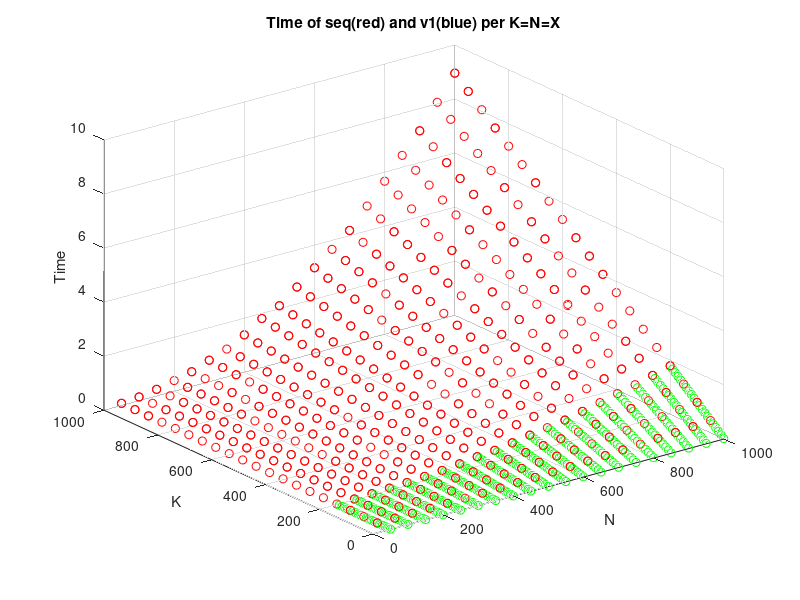

The MATLAB source for this figure:
clear;
N = [ 100  0.015  0.170000; % N K V1 Seq
 150  0.039  0.579000; 
 200  0.082  1.397000; 
 250  0.137  2.856000; 
 300  0.240  5.032000; 
 350  0.361  7.585000; 
 400  0.553  11.574000; 
 450  0.824  15.906000; 
 500  1.054  21.904000; 
 550  1.449  49.290000; 
 600  1.906  42.218000; 
 650  2.386  49.025000; 
 700  2.936  60.845000; 
 750  3.691  86.975000; 
 800  4.530  105.952000; 
 850  5.476  110.227000; 
 900  6.462  133.745000; 
 950  7.658  217.019000; 
 1000  8.985  228.907000; 
]

V1=[50 50  0.004 %N K Time
50 100  0.009 
50 150  0.012 
50 200  0.017 
50 250  0.021 
50 300  0.025 
50 350  0.029 
50 400  0.033 
50 450  0.038 
50 500  0.042 
50 550  0.046 
50 600  0.050 
50 650  0.054 
50 700  0.058 
50 750  0.062 
50 800  0.066 
50 850  0.069 
50 900  0.072 
50 950  0.076 
50 1000  0.080 
100 50  0.007 
100 100  0.014 
100 150  0.021 
100 200  0.028 
100 250  0.035 
100 300  0.042 
100 350  0.049 
100 400  0.056 
100 450  0.063 
100 500  0.070 
100 550  0.077 
100 600  0.084 
100 650  0.091 
100 700  0.098 
100 750  0.105 
100 800  0.112 
100 850  0.119 
100 900  0.126 
100 950  0.134 
100 1000  0.140 
150 50  0.012 
150 100  0.025 
150 150  0.037 
150 200  0.049 
150 250  0.062 
150 300  0.074 
150 350  0.086 
150 400  0.098 
150 450  0.110 
150 500  0.123 
150 550  0.135 
150 600  0.147 
150 650  0.160 
150 700  0.172 
150 750  0.184 
150 800  0.197 
150 850  0.209 
150 900  0.221 
150 950  0.234 
150 1000  0.246 
200 50  0.020 
200 100  0.040 
200 150  0.059 
200 200  0.079 
200 250  0.098 
200 300  0.118 
200 350  0.138 
200 400  0.158 
200 450  0.178 
200 500  0.197 
200 550  0.217 
200 600  0.236 
200 650  0.256 
200 700  0.275 
200 750  0.295 
200 800  0.314 
200 850  0.334 
200 900  0.354 
200 950  0.373 
200 1000  0.394 
250 50  0.028 
250 100  0.055 
250 150  0.082 
250 200  0.109 
250 250  0.136 
250 300  0.164 
250 350  0.191 
250 400  0.218 
250 450  0.245 
250 500  0.272 
250 550  0.299 
250 600  0.327 
250 650  0.354 
250 700  0.381 
250 750  0.409 
250 800  0.436 
250 850  0.463 
250 900  0.491 
250 950  0.519 
250 1000  0.545 
300 50  0.041 
300 100  0.080 
300 150  0.120 
300 200  0.160 
300 250  0.200 
300 300  0.240 
300 350  0.281 
300 400  0.323 
300 450  0.359 
300 500  0.399 
300 550  0.438 
300 600  0.478 
300 650  0.518 
300 700  0.557 
300 750  0.597 
300 800  0.637 
300 850  0.678 
300 900  0.717 
300 950  0.757 
300 1000  0.796 
350 50  0.052 
350 100  0.103 
350 150  0.155 
350 200  0.206 
350 250  0.258 
350 300  0.309 
350 350  0.361 
350 400  0.413 
350 450  0.464 
350 500  0.516 
350 550  0.568 
350 600  0.618 
350 650  0.670 
350 700  0.721 
350 750  0.772 
350 800  0.824 
350 850  0.876 
350 900  0.927 
350 950  0.979 
350 1000  1.032 
400 50  0.070 
400 100  0.139 
400 150  0.208 
400 200  0.277 
400 250  0.346 
400 300  0.415 
400 350  0.484 
400 400  0.553 
400 450  0.622 
400 500  0.691 
400 550  0.760 
400 600  0.829 
400 650  0.898 
400 700  0.967 
400 750  1.036 
400 800  1.105 
400 850  1.174 
400 900  1.243 
400 950  1.312 
400 1000  1.381 
450 50  0.092 
450 100  0.182 
450 150  0.273 
450 200  0.364 
450 250  0.454 
450 300  0.544 
450 350  0.635 
450 400  0.726 
450 450  0.816 
450 500  0.907 
450 550  0.998 
450 600  1.088 
450 650  1.179 
450 700  1.269 
450 750  1.360 
450 800  1.450 
450 850  1.541 
450 900  1.631 
450 950  1.722 
450 1000  1.813 
500 50  0.106 
500 100  0.212 
500 150  0.317 
500 200  0.423 
500 250  0.528 
500 300  0.633 
500 350  0.739 
500 400  0.844 
500 450  0.949 
500 500  1.055 
500 550  1.160 
500 600  1.266 
500 650  1.371 
500 700  1.476 
500 750  1.582 
500 800  1.687 
500 850  1.792 
500 900  1.898 
500 950  2.003 
500 1000  2.108 
550 50  0.133 
550 100  0.264 
550 150  0.395 
550 200  0.526 
550 250  0.658 
550 300  0.788 
550 350  0.919 
550 400  1.051 
550 450  1.185 
550 500  1.314 
550 550  1.444 
550 600  1.575 
550 650  1.707 
550 700  1.838 
550 750  1.970 
550 800  2.100 
550 850  2.232 
550 900  2.363 
550 950  2.494 
550 1000  2.625 
600 50  0.159 
600 100  0.317 
600 150  0.475 
600 200  0.633 
600 250  0.792 
600 300  0.950 
600 350  1.108 
600 400  1.267 
600 450  1.423 
600 500  1.582 
600 550  1.739 
600 600  1.898 
600 650  2.055 
600 700  2.214 
600 750  2.372 
600 800  2.529 
600 850  2.687 
600 900  2.846 
600 950  3.004 
600 1000  3.162 
650 50  0.185 
650 100  0.368 
650 150  0.551 
650 200  0.735 
650 250  0.918 
650 300  1.101 
650 350  1.284 
650 400  1.467 
650 450  1.650 
650 500  1.834 
650 550  2.017 
650 600  2.200 
650 650  2.384 
650 700  2.567 
650 750  2.750 
650 800  2.935 
650 850  3.117 
650 900  3.300 
650 950  3.483 
650 1000  3.668 
700 50  0.211 
700 100  0.421 
700 150  0.631 
700 200  0.839 
700 250  1.050 
700 300  1.259 
700 350  1.469 
700 400  1.696 
700 450  1.894 
700 500  2.097 
700 550  2.306 
700 600  2.515 
700 650  2.726 
700 700  2.934 
700 750  3.144 
700 800  3.353 
700 850  3.562 
700 900  3.772 
700 950  3.982 
700 1000  4.192 
750 50  0.248 
750 100  0.494 
750 150  0.740 
750 200  0.985 
750 250  1.233 
750 300  1.477 
750 350  1.723 
750 400  1.969 
750 450  2.214 
750 500  2.460 
750 550  2.705 
750 600  2.951 
750 650  3.200 
750 700  3.444 
750 750  3.688 
750 800  3.935 
750 850  4.181 
750 900  4.426 
750 950  4.673 
750 1000  4.920 
800 50  0.286 
800 100  0.569 
800 150  0.851 
800 200  1.135 
800 250  1.418 
800 300  1.700 
800 350  1.983 
800 400  2.266 
800 450  2.550 
800 500  2.833 
800 550  3.116 
800 600  3.398 
800 650  3.682 
800 700  3.964 
800 750  4.246 
800 800  4.531 
800 850  4.819 
800 900  5.097 
800 950  5.381 
800 1000  5.663 
850 50  0.325 
850 100  0.647 
850 150  0.969 
850 200  1.291 
850 250  1.613 
850 300  1.936 
850 350  2.256 
850 400  2.579 
850 450  2.900 
850 500  3.223 
850 550  3.545 
850 600  3.867 
850 650  4.190 
850 700  4.513 
850 750  4.833 
850 800  5.155 
850 850  5.478 
850 900  5.802 
850 950  6.121 
850 1000  6.444 
900 50  0.362 
900 100  0.721 
900 150  1.083 
900 200  1.446 
900 250  1.796 
900 300  2.155 
900 350  2.539 
900 400  2.879 
900 450  3.273 
900 500  3.591 
900 550  3.947 
900 600  4.305 
900 650  4.663 
900 700  5.022 
900 750  5.381 
900 800  5.739 
900 850  6.098 
900 900  6.455 
900 950  6.816 
900 1000  7.174 
950 50  0.406 
950 100  0.809 
950 150  1.211 
950 200  1.614 
950 250  2.017 
950 300  2.419 
950 350  2.822 
950 400  3.224 
950 450  3.627 
950 500  4.030 
950 550  4.432 
950 600  4.833 
950 650  5.237 
950 700  5.641 
950 750  6.042 
950 800  6.446 
950 850  6.849 
950 900  7.252 
950 950  7.653 
950 1000  8.056 
1000 50  0.452 
1000 100  0.899 
1000 150  1.347 
1000 200  1.794 
1000 250  2.243 
1000 300  2.690 
1000 350  3.138 
1000 400  3.586 
1000 450  4.033 
1000 500  4.480 
1000 550  4.929 
1000 600  5.377 
1000 650  5.825 
1000 700  6.274 
1000 750  6.720 
1000 800  7.173 
1000 850  7.615 
1000 900  8.063 
1000 950  8.511 
1000 1000  8.958 
50 50  0.004 
50 100  0.008 
50 150  0.012 
50 200  0.016 
50 250  0.020 
50 300  0.024 
50 350  0.028 
50 400  0.032 
50 450  0.036 
50 500  0.040 
50 550  0.044 
50 600  0.048 
50 650  0.052 
50 700  0.056 
50 750  0.059 
50 800  0.064 
50 850  0.068 
50 900  0.072 
50 950  0.076 
50 1000  0.080 
100 50  0.007 
100 100  0.014 
100 150  0.021 
100 200  0.028 
100 250  0.035 
100 300  0.042 
100 350  0.049 
100 400  0.056 
100 450  0.065 
100 500  0.071 
100 550  0.077 
100 600  0.084 
100 650  0.091 
100 700  0.098 
100 750  0.105 
100 800  0.112 
100 850  0.119 
100 900  0.127 
100 950  0.133 
100 1000  0.140 
150 50  0.012 
150 100  0.025 
150 150  0.037 
150 200  0.049 
150 250  0.062 
150 300  0.074 
150 350  0.086 
150 400  0.099 
150 450  0.112 
150 500  0.123 
150 550  0.135 
150 600  0.147 
150 650  0.160 
150 700  0.172 
150 750  0.184 
150 800  0.197 
150 850  0.209 
150 900  0.222 
150 950  0.233 
150 1000  0.246 
200 50  0.020 
200 100  0.040 
200 150  0.059 
200 200  0.079 
200 250  0.099 
200 300  0.118 
200 350  0.138 
200 400  0.158 
200 450  0.177 
200 500  0.196 
200 550  0.216 
200 600  0.235 
200 650  0.255 
200 700  0.274 
200 750  0.295 
200 800  0.314 
200 850  0.335 
200 900  0.354 
200 950  0.373 
200 1000  0.393 
250 50  0.028 
250 100  0.055 
250 150  0.082 
250 200  0.109 
250 250  0.137 
250 300  0.164 
250 350  0.192 
250 400  0.218 
250 450  0.246 
250 500  0.272 
250 550  0.300 
250 600  0.327 
250 650  0.354 
250 700  0.381 
250 750  0.409 
250 800  0.435 
250 850  0.463 
250 900  0.490 
250 950  0.518 
250 1000  0.546 
300 50  0.040 
300 100  0.080 
300 150  0.120 
300 200  0.160 
300 250  0.200 
300 300  0.240 
300 350  0.279 
300 400  0.320 
300 450  0.359 
300 500  0.399 
300 550  0.439 
300 600  0.479 
300 650  0.521 
300 700  0.558 
300 750  0.598 
300 800  0.638 
300 850  0.677 
300 900  0.718 
300 950  0.757 
300 1000  0.797 
350 50  0.052 
350 100  0.104 
350 150  0.155 
350 200  0.206 
350 250  0.258 
350 300  0.310 
350 350  0.361 
350 400  0.413 
350 450  0.464 
350 500  0.516 
350 550  0.567 
350 600  0.618 
350 650  0.670 
350 700  0.722 
350 750  0.773 
350 800  0.826 
350 850  0.877 
350 900  0.928 
350 950  0.979 
350 1000  1.031 
400 50  0.070 
400 100  0.139 
400 150  0.208 
400 200  0.277 
400 250  0.346 
400 300  0.416 
400 350  0.485 
400 400  0.553 
400 450  0.623 
400 500  0.691 
400 550  0.760 
400 600  0.829 
400 650  0.899 
400 700  0.967 
400 750  1.037 
400 800  1.105 
400 850  1.174 
400 900  1.243 
400 950  1.312 
400 1000  1.382 
450 50  0.092 
450 100  0.182 
450 150  0.273 
450 200  0.364 
450 250  0.455 
450 300  0.545 
450 350  0.635 
450 400  0.726 
450 450  0.816 
450 500  0.907 
450 550  0.998 
450 600  1.088 
450 650  1.179 
450 700  1.269 
450 750  1.360 
450 800  1.451 
450 850  1.541 
450 900  1.632 
450 950  1.723 
450 1000  1.813 
500 50  0.107 
500 100  0.212 
500 150  0.318 
500 200  0.423 
500 250  0.528 
500 300  0.633 
500 350  0.739 
500 400  0.844 
500 450  0.950 
500 500  1.055 
500 550  1.160 
500 600  1.266 
500 650  1.371 
500 700  1.477 
500 750  1.582 
500 800  1.687 
500 850  1.792 
500 900  1.898 
500 950  2.004 
500 1000  2.109 
550 50  0.133 
550 100  0.264 
550 150  0.396 
550 200  0.526 
550 250  0.660 
550 300  0.789 
550 350  0.921 
550 400  1.051 
550 450  1.183 
550 500  1.313 
550 550  1.444 
550 600  1.576 
550 650  1.707 
550 700  1.838 
550 750  1.971 
550 800  2.101 
550 850  2.232 
550 900  2.363 
550 950  2.494 
550 1000  2.626 
600 50  0.159 
600 100  0.318 
600 150  0.476 
600 200  0.634 
600 250  0.792 
600 300  0.950 
600 350  1.107 
600 400  1.265 
600 450  1.424 
600 500  1.581 
600 550  1.740 
600 600  1.898 
600 650  2.056 
600 700  2.214 
600 750  2.371 
600 800  2.530 
600 850  2.688 
600 900  2.846 
600 950  3.005 
600 1000  3.162 
650 50  0.185 
650 100  0.368 
650 150  0.551 
650 200  0.734 
650 250  0.918 
650 300  1.101 
650 350  1.284 
650 400  1.468 
650 450  1.651 
650 500  1.834 
650 550  2.017 
650 600  2.200 
650 650  2.384 
650 700  2.567 
650 750  2.750 
650 800  2.933 
650 850  3.117 
650 900  3.300 
650 950  3.483 
650 1000  3.666 
700 50  0.211 
700 100  0.420 
700 150  0.630 
700 200  0.840 
700 250  1.050 
700 300  1.258 
700 350  1.469 
700 400  1.677 
700 450  1.887 
700 500  2.097 
700 550  2.306 
700 600  2.516 
700 650  2.725 
700 700  2.935 
700 750  3.144 
700 800  3.353 
700 850  3.563 
700 900  3.772 
700 950  3.981 
700 1000  4.193 
750 50  0.248 
750 100  0.494 
750 150  0.740 
750 200  0.985 
750 250  1.231 
750 300  1.477 
750 350  1.723 
750 400  1.983 
750 450  2.215 
750 500  2.461 
750 550  2.706 
750 600  2.952 
750 650  3.197 
750 700  3.444 
750 750  3.689 
750 800  3.935 
750 850  4.181 
750 900  4.427 
750 950  4.672 
750 1000  4.919 
800 50  0.285 
800 100  0.568 
800 150  0.851 
800 200  1.134 
800 250  1.417 
800 300  1.700 
800 350  1.983 
800 400  2.267 
800 450  2.549 
800 500  2.833 
800 550  3.115 
800 600  3.398 
800 650  3.681 
800 700  3.964 
800 750  4.247 
800 800  4.530 
800 850  4.813 
800 900  5.095 
800 950  5.379 
800 1000  5.662 
850 50  0.325 
850 100  0.646 
850 150  0.969 
850 200  1.290 
850 250  1.613 
850 300  1.935 
850 350  2.256 
850 400  2.578 
850 450  2.900 
850 500  3.222 
850 550  3.544 
850 600  3.866 
850 650  4.188 
850 700  4.511 
850 750  4.833 
850 800  5.154 
850 850  5.475 
850 900  5.798 
850 950  6.120 
850 1000  6.442 
900 50  0.362 
900 100  0.720 
900 150  1.079 
900 200  1.437 
900 250  1.796 
900 300  2.154 
900 350  2.513 
900 400  2.872 
900 450  3.229 
900 500  3.594 
900 550  3.947 
900 600  4.306 
900 650  4.663 
900 700  5.022 
900 750  5.383 
900 800  5.740 
900 850  6.098 
900 900  6.456 
900 950  6.815 
900 1000  7.179 
950 50  0.406 
950 100  0.808 
950 150  1.211 
950 200  1.614 
950 250  2.018 
950 300  2.419 
950 350  2.821 
950 400  3.223 
950 450  3.627 
950 500  4.029 
950 550  4.431 
950 600  4.834 
950 650  5.238 
950 700  5.640 
950 750  6.042 
950 800  6.445 
950 850  6.847 
950 900  7.248 
950 950  7.652 
950 1000  8.055 
1000 50  0.451 
1000 100  0.899 
1000 150  1.346 
1000 200  1.794 
1000 250  2.242 
1000 300  2.689 
1000 350  3.137 
1000 400  3.585 
1000 450  4.033 
1000 500  4.481 
1000 550  4.929 
1000 600  5.376 
1000 650  5.823 
1000 700  6.274 
1000 750  6.719 
1000 800  7.167 
1000 850  7.615 
1000 900  8.062 
1000 950  8.511 
1000 1000  8.959 
]
V2=[50 1 0.000 
50 11 0.001 
50 21 0.002 
50 31 0.003 
50 41 0.003 
50 51 0.004 
50 61 0.005 
50 71 0.006 
50 81 0.007 
50 91 0.008 
50 101 0.008 
50 111 0.009 
50 121 0.010 
50 131 0.011 
50 141 0.012 
50 151 0.013 
50 161 0.013 
50 171 0.014 
50 181 0.015 
50 191 0.016 
100 1 0.000 
100 11 0.002 
100 21 0.003 
100 31 0.005 
100 41 0.006 
100 51 0.008 
100 61 0.009 
100 71 0.011 
100 81 0.012 
100 91 0.013 
100 101 0.015 
100 111 0.016 
100 121 0.018 
100 131 0.019 
100 141 0.021 
100 151 0.022 
100 161 0.024 
100 171 0.026 
100 181 0.027 
100 191 0.028 
150 1 0.000 
150 11 0.003 
150 21 0.006 
150 31 0.008 
150 41 0.011 
150 51 0.013 
150 61 0.016 
150 71 0.018 
150 81 0.021 
150 91 0.024 
150 101 0.026 
150 111 0.029 
150 121 0.031 
150 131 0.034 
150 141 0.037 
150 151 0.039 
150 161 0.042 
150 171 0.045 
150 181 0.047 
150 191 0.049 
200 1 0.001 
200 11 0.005 
200 21 0.009 
200 31 0.013 
200 41 0.017 
200 51 0.021 
200 61 0.025 
200 71 0.029 
200 81 0.034 
200 91 0.038 
200 101 0.042 
200 111 0.046 
200 121 0.050 
200 131 0.054 
200 141 0.058 
200 151 0.062 
200 161 0.066 
200 171 0.071 
200 181 0.071 
200 191 0.075 
250 1 0.001 
250 11 0.006 
250 21 0.012 
250 31 0.017 
250 41 0.023 
250 51 0.028 
250 61 0.033 
250 71 0.039 
250 81 0.045 
250 91 0.050 
250 101 0.055 
250 111 0.061 
250 121 0.066 
250 131 0.072 
250 141 0.077 
250 151 0.083 
250 161 0.088 
250 171 0.094 
250 181 0.099 
250 191 0.104 
300 1 0.001 
300 11 0.009 
300 21 0.017 
300 31 0.025 
300 41 0.033 
300 51 0.041 
300 61 0.049 
300 71 0.057 
300 81 0.065 
300 91 0.073 
300 101 0.081 
300 111 0.089 
300 121 0.097 
300 131 0.105 
300 141 0.113 
300 151 0.121 
300 161 0.129 
300 171 0.137 
300 181 0.145 
300 191 0.152 
350 1 0.002 
350 11 0.012 
350 21 0.022 
350 31 0.033 
350 41 0.043 
350 51 0.053 
350 61 0.063 
350 71 0.074 
350 81 0.084 
350 91 0.094 
350 101 0.105 
350 111 0.116 
350 121 0.125 
350 131 0.135 
350 141 0.146 
350 151 0.156 
350 161 0.166 
350 171 0.177 
350 181 0.187 
350 191 0.197 
400 1 0.002 
400 11 0.016 
400 21 0.030 
400 31 0.043 
400 41 0.057 
400 51 0.071 
400 61 0.085 
400 71 0.099 
400 81 0.113 
400 91 0.126 
400 101 0.140 
400 111 0.154 
400 121 0.168 
400 131 0.182 
400 141 0.195 
400 151 0.209 
400 161 0.223 
400 171 0.237 
400 181 0.251 
400 191 0.264 
450 1 0.003 
450 11 0.021 
450 21 0.039 
450 31 0.057 
450 41 0.075 
450 51 0.094 
450 61 0.112 
450 71 0.130 
450 81 0.148 
450 91 0.166 
450 101 0.184 
450 111 0.202 
450 121 0.220 
450 131 0.238 
450 141 0.256 
450 151 0.275 
450 161 0.293 
450 171 0.311 
450 181 0.329 
450 191 0.347 
500 1 0.003 
500 11 0.024 
500 21 0.045 
500 31 0.066 
500 41 0.088 
500 51 0.109 
500 61 0.130 
500 71 0.151 
500 81 0.172 
500 91 0.193 
500 101 0.214 
500 111 0.235 
500 121 0.256 
500 131 0.277 
500 141 0.298 
500 151 0.319 
500 161 0.340 
500 171 0.361 
500 181 0.383 
500 191 0.404 
550 1 0.004 
550 11 0.030 
550 21 0.056 
550 31 0.083 
550 41 0.109 
550 51 0.135 
550 61 0.161 
550 71 0.188 
550 81 0.214 
550 91 0.240 
550 101 0.267 
550 111 0.293 
550 121 0.319 
550 131 0.345 
550 141 0.371 
550 151 0.398 
550 161 0.425 
550 171 0.450 
550 181 0.476 
550 191 0.502 
600 1 0.005 
600 11 0.036 
600 21 0.068 
600 31 0.099 
600 41 0.131 
600 51 0.163 
600 61 0.194 
600 71 0.226 
600 81 0.258 
600 91 0.289 
600 101 0.321 
600 111 0.353 
600 121 0.384 
600 131 0.415 
600 141 0.447 
600 151 0.479 
600 161 0.513 
600 171 0.542 
600 181 0.573 
600 191 0.605 
650 1 0.005 
650 11 0.042 
650 21 0.078 
650 31 0.115 
650 41 0.152 
650 51 0.188 
650 61 0.226 
650 71 0.262 
650 81 0.298 
650 91 0.335 
650 101 0.372 
650 111 0.408 
650 121 0.445 
650 131 0.482 
650 141 0.518 
650 151 0.555 
650 161 0.592 
650 171 0.628 
650 181 0.665 
650 191 0.701 
700 1 0.006 
700 11 0.048 
700 21 0.090 
700 31 0.132 
700 41 0.173 
700 51 0.215 
700 61 0.258 
700 71 0.299 
700 81 0.341 
700 91 0.383 
700 101 0.425 
700 111 0.468 
700 121 0.509 
700 131 0.551 
700 141 0.592 
700 151 0.635 
700 161 0.676 
700 171 0.718 
700 181 0.760 
700 191 0.803 
750 1 0.007 
750 11 0.056 
750 21 0.105 
750 31 0.154 
750 41 0.204 
750 51 0.253 
750 61 0.302 
750 71 0.352 
750 81 0.400 
750 91 0.450 
750 101 0.498 
750 111 0.549 
750 121 0.597 
750 131 0.646 
750 141 0.695 
750 151 0.745 
750 161 0.794 
750 171 0.871 
750 181 0.892 
750 191 0.941 
800 1 0.008 
800 11 0.065 
800 21 0.121 
800 31 0.178 
800 41 0.235 
800 51 0.291 
800 61 0.348 
800 71 0.404 
800 81 0.461 
800 91 0.518 
800 101 0.574 
800 111 0.631 
800 121 0.688 
800 131 0.744 
800 141 0.801 
800 151 0.857 
800 161 0.913 
800 171 0.970 
800 181 1.028 
800 191 1.085 
850 1 0.009 
850 11 0.074 
850 21 0.138 
850 31 0.202 
850 41 0.267 
850 51 0.332 
850 61 0.396 
850 71 0.460 
850 81 0.524 
850 91 0.590 
850 101 0.653 
850 111 0.718 
850 121 0.782 
850 131 0.846 
850 141 0.910 
850 151 0.975 
850 161 1.042 
850 171 1.103 
850 181 1.170 
850 191 1.233 
900 1 0.010 
900 11 0.082 
900 21 0.154 
900 31 0.225 
900 41 0.298 
900 51 0.372 
900 61 0.441 
900 71 0.512 
900 81 0.584 
900 91 0.655 
900 101 0.727 
900 111 0.799 
900 121 0.871 
900 131 0.942 
900 141 1.014 
900 151 1.086 
900 161 1.157 
900 171 1.229 
900 181 1.301 
900 191 1.373 
950 1 0.011 
950 11 0.093 
950 21 0.173 
950 31 0.254 
950 41 0.335 
950 51 0.415 
950 61 0.495 
950 71 0.576 
950 81 0.655 
950 91 0.738 
950 101 0.817 
950 111 0.899 
950 121 0.977 
950 131 1.059 
950 141 1.139 
950 151 1.219 
950 161 1.300 
950 171 1.380 
950 181 1.460 
950 191 1.541 
1000 1 0.012 
1000 11 0.103 
1000 21 0.192 
1000 31 0.282 
1000 41 0.371 
1000 51 0.460 
1000 61 0.550 
1000 71 0.640 
1000 81 0.728 
1000 91 0.818 
1000 101 0.910 
1000 111 0.998 
1000 121 1.096 
1000 131 1.177 
1000 141 1.266 
1000 151 1.355 
1000 161 1.445 
1000 171 1.534 
1000 181 1.625 
1000 191 1.713 
]



scatter3(V1(:,1),V1(:,2),V1(:,3),'MarkerEdgeColor','red');
title('Time of seq(red) and v1(blue) per K=N=X')
xlabel('N') 
ylabel('K') 
zlabel('Time')
%set(gca, 'YScale', 'log')
hold on;
scatter3(V2(:,1),V2(:,2),V2(:,3),'MarkerEdgeColor','green');
